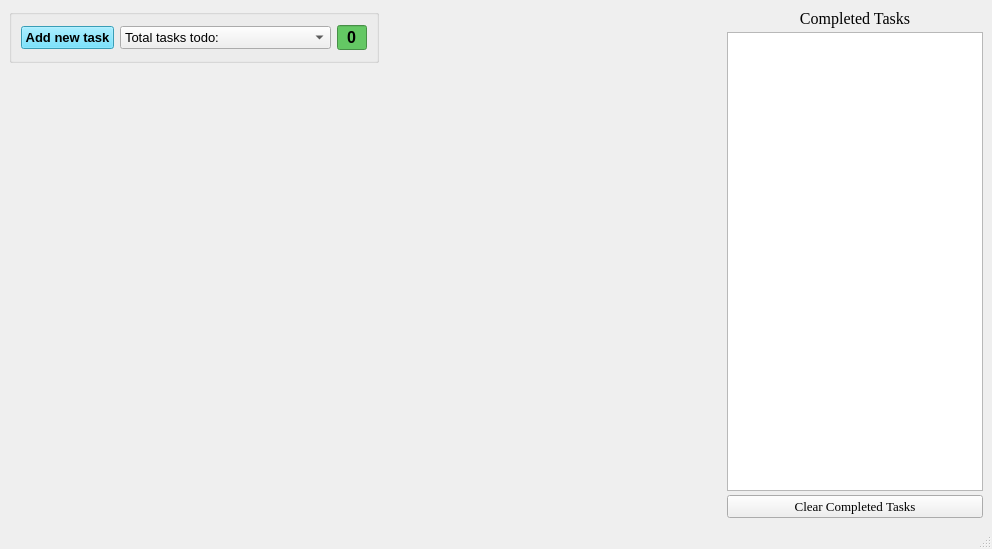
<?xml version="1.0" encoding="UTF-8"?>
<ui version="4.0">
 <class>MainWindow</class>
 <widget class="QMainWindow" name="MainWindow">
  <property name="geometry">
   <rect>
    <x>0</x>
    <y>0</y>
    <width>992</width>
    <height>549</height>
   </rect>
  </property>
  <property name="windowTitle">
   <string>MainWindow</string>
  </property>
  <property name="autoFillBackground">
   <bool>false</bool>
  </property>
  <property name="styleSheet">
   <string notr="true"/>
  </property>
  <widget class="QWidget" name="centralwidget">
   <layout class="QGridLayout" name="gridLayout">
    <item row="0" column="0">
     <layout class="QHBoxLayout" name="horizontalLayout_2" stretch="1,0">
      <property name="spacing">
       <number>4</number>
      </property>
      <property name="sizeConstraint">
       <enum>QLayout::SetMinimumSize</enum>
      </property>
      <item>
       <layout class="QVBoxLayout" name="verticalLayout" stretch="0,0">
        <item>
         <widget class="QGroupBox" name="tasksLeftGroup">
          <property name="sizePolicy">
           <sizepolicy hsizetype="MinimumExpanding" vsizetype="MinimumExpanding">
            <horstretch>0</horstretch>
            <verstretch>0</verstretch>
           </sizepolicy>
          </property>
          <property name="minimumSize">
           <size>
            <width>100</width>
            <height>39</height>
           </size>
          </property>
          <property name="maximumSize">
           <size>
            <width>370</width>
            <height>54</height>
           </size>
          </property>
          <property name="title">
           <string/>
          </property>
          <property name="alignment">
           <set>Qt::AlignLeading|Qt::AlignLeft|Qt::AlignTop</set>
          </property>
          <layout class="QHBoxLayout" name="horizontalLayout_3">
           <item>
            <widget class="QPushButton" name="newTaskButton">
             <property name="font">
              <font>
               <pointsize>10</pointsize>
               <weight>75</weight>
               <italic>false</italic>
               <bold>true</bold>
              </font>
             </property>
             <property name="styleSheet">
              <string notr="true">background-color: rgb(80, 220, 255);</string>
             </property>
             <property name="text">
              <string>Add new task</string>
             </property>
            </widget>
           </item>
           <item>
            <widget class="QComboBox" name="dropdownList">
             <property name="sizePolicy">
              <sizepolicy hsizetype="MinimumExpanding" vsizetype="Fixed">
               <horstretch>0</horstretch>
               <verstretch>0</verstretch>
              </sizepolicy>
             </property>
             <property name="font">
              <font>
               <pointsize>10</pointsize>
              </font>
             </property>
             <property name="currentText">
              <string>Total tasks todo:</string>
             </property>
             <property name="frame">
              <bool>true</bool>
             </property>
             <item>
              <property name="text">
               <string>Total tasks todo:</string>
              </property>
             </item>
            </widget>
           </item>
           <item>
            <widget class="QSpinBox" name="numDisplay">
             <property name="font">
              <font>
               <pointsize>12</pointsize>
               <weight>75</weight>
               <bold>true</bold>
              </font>
             </property>
             <property name="styleSheet">
              <string notr="true">alternate-background-color: rgb(200,100,100);
background-color: rgb(100,200,100);

</string>
             </property>
             <property name="alignment">
              <set>Qt::AlignCenter</set>
             </property>
             <property name="readOnly">
              <bool>true</bool>
             </property>
             <property name="buttonSymbols">
              <enum>QAbstractSpinBox::NoButtons</enum>
             </property>
             <property name="value">
              <number>0</number>
             </property>
            </widget>
           </item>
          </layout>
         </widget>
        </item>
        <item>
         <layout class="QGridLayout" name="taskGrid" rowstretch="0" columnstretch="0,0">
          <property name="sizeConstraint">
           <enum>QLayout::SetMinimumSize</enum>
          </property>
          <property name="leftMargin">
           <number>0</number>
          </property>
          <property name="topMargin">
           <number>0</number>
          </property>
          <property name="horizontalSpacing">
           <number>7</number>
          </property>
          <item row="0" column="1">
           <widget class="QWidget" name="taskWidget" native="true">
            <property name="sizePolicy">
             <sizepolicy hsizetype="MinimumExpanding" vsizetype="MinimumExpanding">
              <horstretch>0</horstretch>
              <verstretch>0</verstretch>
             </sizepolicy>
            </property>
            <property name="minimumSize">
             <size>
              <width>153</width>
              <height>82</height>
             </size>
            </property>
            <layout class="QGridLayout" name="gridLayout_taskWidget">
             <property name="topMargin">
              <number>2</number>
             </property>
             <property name="bottomMargin">
              <number>2</number>
             </property>
             <property name="verticalSpacing">
              <number>2</number>
             </property>
            </layout>
           </widget>
          </item>
         </layout>
        </item>
       </layout>
      </item>
      <item>
       <layout class="QVBoxLayout" name="compTaskBox">
        <property name="spacing">
         <number>4</number>
        </property>
        <item>
         <widget class="QLabel" name="compTaskLabel">
          <property name="minimumSize">
           <size>
            <width>50</width>
            <height>0</height>
           </size>
          </property>
          <property name="maximumSize">
           <size>
            <width>256</width>
            <height>16777215</height>
           </size>
          </property>
          <property name="font">
           <font>
            <family>Georgia</family>
            <pointsize>12</pointsize>
           </font>
          </property>
          <property name="frameShape">
           <enum>QFrame::NoFrame</enum>
          </property>
          <property name="text">
           <string>Completed Tasks</string>
          </property>
          <property name="textFormat">
           <enum>Qt::PlainText</enum>
          </property>
          <property name="scaledContents">
           <bool>false</bool>
          </property>
          <property name="alignment">
           <set>Qt::AlignHCenter|Qt::AlignTop</set>
          </property>
          <property name="margin">
           <number>0</number>
          </property>
         </widget>
        </item>
        <item>
         <widget class="QListWidget" name="compTaskList">
          <property name="sizePolicy">
           <sizepolicy hsizetype="MinimumExpanding" vsizetype="MinimumExpanding">
            <horstretch>0</horstretch>
            <verstretch>0</verstretch>
           </sizepolicy>
          </property>
          <property name="minimumSize">
           <size>
            <width>50</width>
            <height>50</height>
           </size>
          </property>
          <property name="maximumSize">
           <size>
            <width>256</width>
            <height>16777215</height>
           </size>
          </property>
          <property name="font">
           <font>
            <family>Georgia</family>
            <pointsize>12</pointsize>
            <kerning>true</kerning>
           </font>
          </property>
          <property name="alternatingRowColors">
           <bool>false</bool>
          </property>
          <property name="sortingEnabled">
           <bool>false</bool>
          </property>
         </widget>
        </item>
        <item>
         <widget class="QPushButton" name="compTaskClr">
          <property name="minimumSize">
           <size>
            <width>50</width>
            <height>0</height>
           </size>
          </property>
          <property name="maximumSize">
           <size>
            <width>256</width>
            <height>16777215</height>
           </size>
          </property>
          <property name="font">
           <font>
            <family>Georgia</family>
            <pointsize>10</pointsize>
            <weight>50</weight>
            <bold>false</bold>
            <underline>false</underline>
           </font>
          </property>
          <property name="text">
           <string>Clear Completed Tasks</string>
          </property>
         </widget>
        </item>
       </layout>
      </item>
     </layout>
    </item>
   </layout>
  </widget>
  <widget class="QMenuBar" name="menubar">
   <property name="geometry">
    <rect>
     <x>0</x>
     <y>0</y>
     <width>992</width>
     <height>26</height>
    </rect>
   </property>
  </widget>
  <widget class="QStatusBar" name="statusbar"/>
 </widget>
 <resources/>
 <connections/>
</ui>
